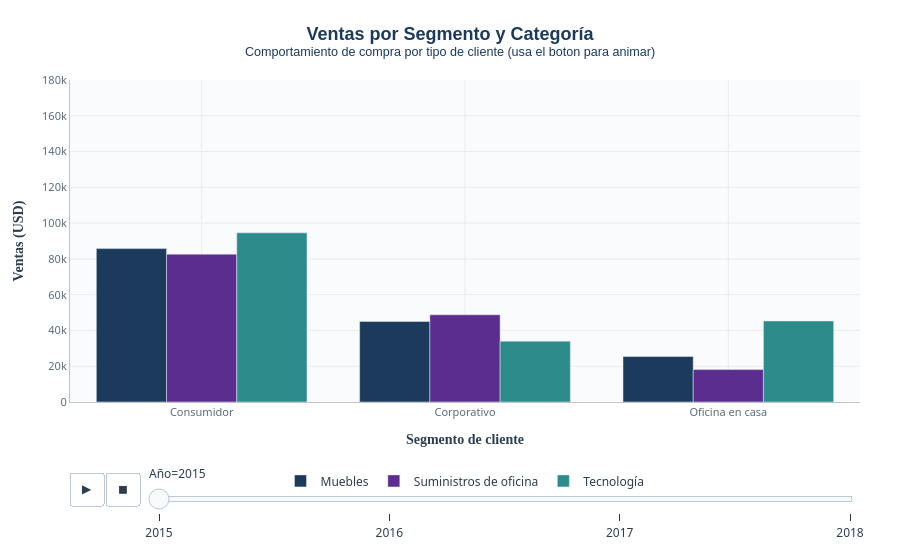

The code cell stored with this chart in its notebook:
### Markdown cell above
### 3.5 Segmentación de clientes

### Code cell
# Ventas por segmento y categoría con animación
ventas_seg_cat = df.groupby(['Order Year', 'Segmento', 'Categoría'])['Sales'].sum().reset_index()
ventas_seg_cat.columns = ['Año', 'Segmento', 'Categoría', 'Ventas']
ventas_seg_cat['Año'] = ventas_seg_cat['Año'].astype(str)

fig5 = px.bar(
    ventas_seg_cat,
    x='Segmento',
    y='Ventas',
    color='Categoría',
    barmode='group',
    animation_frame='Año',
    title='<b>Ventas por Segmento y Categoría</b><br><sup>Comportamiento de compra por tipo de cliente (usa el boton para animar)</sup>',
    labels={'Ventas': '<b>Ventas (USD)</b>', 'Segmento': '<b>Segmento de cliente</b>', 'Categoría': '<b>Categoría</b>'},
    color_discrete_sequence=['#1B3A5C', '#5B2D8E', '#2E8B8B']
)

fig5.update_layout(**LAYOUT_PROFESIONAL)
fig5.update_layout(
    legend=dict(title='', orientation='h', yanchor='top', y=-0.2, xanchor='center', x=0.5),
    yaxis_range=[0, 180000]
)

fig5.show()

### Figure 1 — Plotly figure (JSON) as saved in the notebook; plotly's stock layout.template omitted (floating-point values rounded to 4 significant figures)
{"data": [{"alignmentgroup": "True", "hovertemplate": "<b>Categoría</b>=Muebles<br>Año=2015<br><b>Segmento de cliente</b>=%{x}<br><b>Ventas (USD)</b>=%{y}<extra></extra>", "legendgroup": "Muebles", "marker": {"color": "#1B3A5C", "pattern": {"shape": ""}}, "name": "Muebles", "offsetgroup": "Muebles", "orientation": "v", "showlegend": true, "textposition": "auto", "type": "bar", "x": ["Consumidor", "Corporativo", "Oficina en casa"], "xaxis": "x", "y": [85750.0, 45030.0, 25420.0], "yaxis": "y"}, {"alignmentgroup": "True", "hovertemplate": "<b>Categoría</b>=Suministros de oficina<br>Año=2015<br><b>Segmento de cliente</b>=%{x}<br><b>Ventas (USD)</b>=%{y}<extra></extra>", "legendgroup": "Suministros de oficina", "marker": {"color": "#5B2D8E", "pattern": {"shape": ""}}, "name": "Suministros de oficina", "offsetgroup": "Suministros de oficina", "orientation": "v", "showlegend": true, "textposition": "auto", "type": "bar", "x": ["Consumidor", "Corporativo", "Oficina en casa"], "xaxis": "x", "y": [82640.0, 48740.0, 18130.0], "yaxis": "y"}, {"alignmentgroup": "True", "hovertemplate": "<b>Categoría</b>=Tecnología<br>Año=2015<br><b>Segmento de cliente</b>=%{x}<br><b>Ventas (USD)</b>=%{y}<extra></extra>", "legendgroup": "Tecnología", "marker": {"color": "#2E8B8B", "pattern": {"shape": ""}}, "name": "Tecnología", "offsetgroup": "Tecnología", "orientation": "v", "showlegend": true, "textposition": "auto", "type": "bar", "x": ["Consumidor", "Corporativo", "Oficina en casa"], "xaxis": "x", "y": [94570.0, 34020.0, 45270.0], "yaxis": "y"}], "layout": {"barmode": "group", "font": {"color": "#2C3E50", "family": "Segoe UI, Arial", "size": 12}, "hoverlabel": {"bgcolor": "white", "font": {"family": "Segoe UI", "size": 12}}, "legend": {"orientation": "h", "title": {"text": ""}, "tracegroupgap": 0, "x": 0.5, "xanchor": "center", "y": -0.2, "yanchor": "top"}, "margin": {"b": 60, "l": 70, "r": 40, "t": 80}, "paper_bgcolor": "white", "plot_bgcolor": "#FAFBFD", "sliders": [{"active": 0, "currentvalue": {"prefix": "Año="}, "len": 0.9, "pad": {"b": 10, "t": 60}, "steps": [{"args": [["2015"], {"frame": {"duration": 0, "redraw": true}, "fromcurrent": true, "mode": "immediate", "transition": {"duration": 0, "easing": "linear"}}], "label": "2015", "method": "animate"}, {"args": [["2016"], {"frame": {"duration": 0, "redraw": true}, "fromcurrent": true, "mode": "immediate", "transition": {"duration": 0, "easing": "linear"}}], "label": "2016", "method": "animate"}, {"args": [["2017"], {"frame": {"duration": 0, "redraw": true}, "fromcurrent": true, "mode": "immediate", "transition": {"duration": 0, "easing": "linear"}}], "label": "2017", "method": "animate"}, {"args": [["2018"], {"frame": {"duration": 0, "redraw": true}, "fromcurrent": true, "mode": "immediate", "transition": {"duration": 0, "easing": "linear"}}], "label": "2018", "method": "animate"}], "x": 0.1, "xanchor": "left", "y": 0, "yanchor": "top"}], "title": {"font": {"color": "#1B3A5C", "family": "Segoe UI Semibold, Arial", "size": 18}, "text": "<b>Ventas por Segmento y Categoría</b><br><sup>Comportamiento de compra por tipo de cliente (usa el boton para animar)</sup>", "x": 0.5, "xanchor": "center"}, "updatemenus": [{"buttons": [{"args": [null, {"frame": {"duration": 500, "redraw": true}, "fromcurrent": true, "mode": "immediate", "transition": {"duration": 500, "easing": "linear"}}], "label": "&#9654;", "method": "animate"}, {"args": [[null], {"frame": {"duration": 0, "redraw": true}, "fromcurrent": true, "mode": "immediate", "transition": {"duration": 0, "easing": "linear"}}], "label": "&#9724;", "method": "animate"}], "direction": "left", "pad": {"r": 10, "t": 70}, "showactive": false, "type": "buttons", "x": 0.1, "xanchor": "right", "y": 0, "yanchor": "top"}], "xaxis": {"anchor": "y", "domain": [0, 1], "gridcolor": "#E8ECF0", "linecolor": "#BDC3C7", "linewidth": 1, "showline": true, "tickfont": {"color": "#5A6C7D", "size": 11}, "title": {"font": {"color": "#2C3E50", "family": "Segoe UI Semibold", "size": 14}, "text": "<b>Segmento de cliente</b>"}}, "yaxis": {"anchor": "x", "domain": [0, 1], "gridcolor": "#E8ECF0", "linecolor": "#BDC3C7", "linewidth": 1, "range": [0, 180000], "showline": true, "tickfont": {"color": "#5A6C7D", "size": 11}, "title": {"font": {"color": "#2C3E50", "family": "Segoe UI Semibold", "size": 14}, "text": "<b>Ventas (USD)</b>"}}}}
